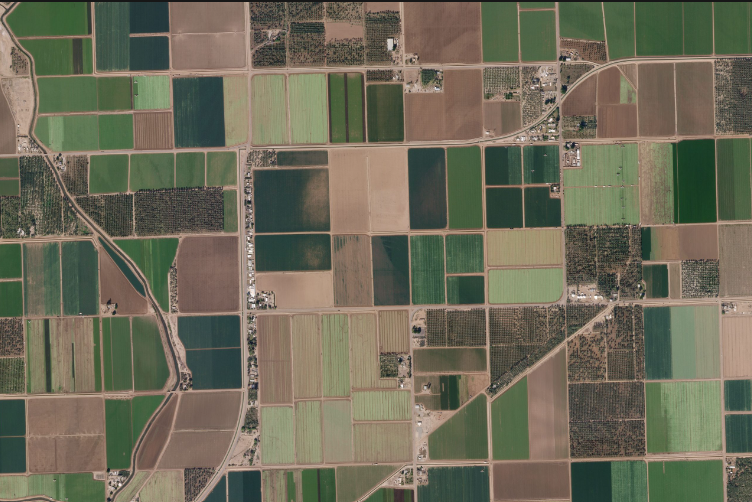
#> input picture images/field-pic-1.png, 752 x 502 px
$ python -i main.py   (imports and definitions only)
#> lines starting #> are read from the running program, lines starting #| are printed output that depends on the picture; after the words box and inside, x2 and y2 are one past the last pixel; in counts of white or black regions, pixels touching at a corner belong together
#> further down, picture is the input picture: shape (502, 752, 3); mean B, G, R 88.2, 106.7, 109.3
import os
import pathlib

import gradio
import pandas as pd
import numpy as np
import matplotlib.pyplot as plt


def image_counterfeit_detection(image, n1=9999, n2=9999, n3=9999, anomalies=0):
#> called with n1 = 9999, n2 = 9999, n3 = 9999, anomalies = 0
    import cv2
    import numpy as np
    from skimage import measure

    # # Load the satellite image (you need to specify the path)
    # image_path = 'path_to_satellite_image.jpg'
    # image = cv2.imread(image_path)

    # Convert the image to grayscale
    gray = cv2.cvtColor(image, cv2.COLOR_BGR2GRAY)
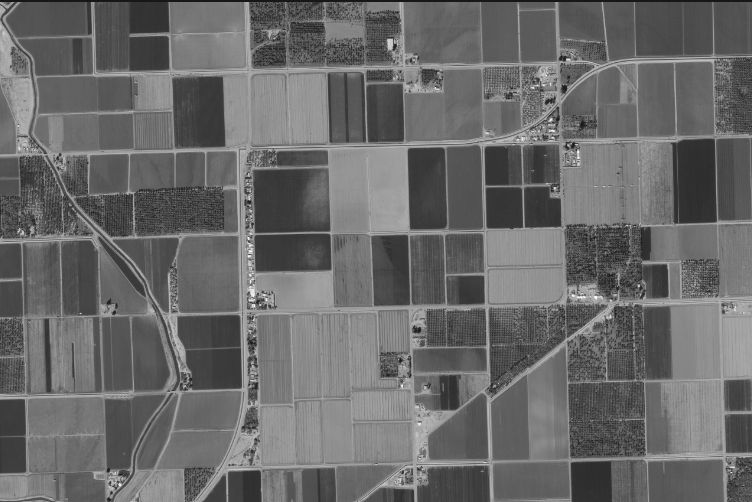
#> gray: shape (502, 752); min 22, max 253, mean 105.4

    # Apply thresholding to create a binary mask
    _, thresh = cv2.threshold(gray, 0, 255, cv2.THRESH_BINARY + cv2.THRESH_OTSU)
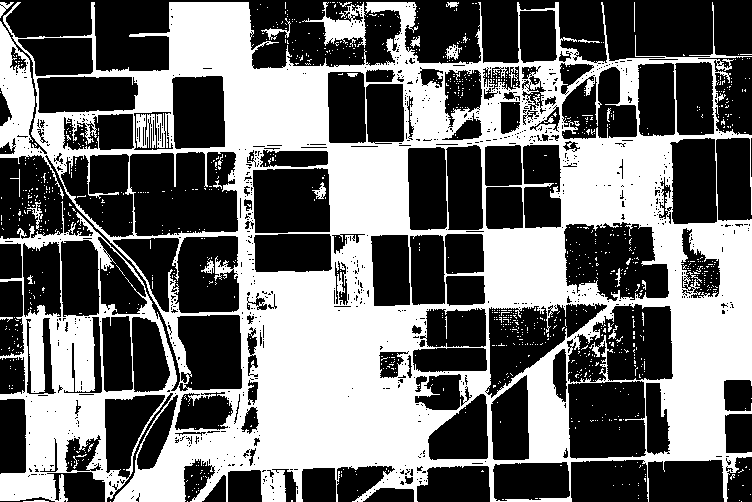
#> thresh: shape (502, 752); 42.6% white; 1089 white regions (1059 under 20 px)

    # Find contours in the binary mask
    contours, _ = cv2.findContours(thresh, cv2.RETR_EXTERNAL, cv2.CHAIN_APPROX_SIMPLE)
#> contours = 364 contours, 356 with area under 20; largest, box (x1, y1, x2, y2) and area: (0, 2, 752, 502) 303692, (302, 2, 366, 48) 990, (446, 44, 462, 60) 108, (261, 18, 291, 40) 88, (0, 2, 14, 18) 72, (27, 202, 43, 230) 72, (410, 36, 420, 48) 44, (446, 2, 459, 8) 31

    # Filter out small contours (noise)
    min_contour_area = 1000  # Adjust this threshold as needed
    filtered_contours = [contour for contour in contours if cv2.contourArea(contour) > min_contour_area]
#> filtered_contours = 1 contour; box (x1, y1, x2, y2) and area: (0, 2, 752, 502) 303692

    # Draw the filtered contours on the original image
    cv2.drawContours(image, filtered_contours, -1, (0, 255, 0), thickness=2)  # Green color for boundaries
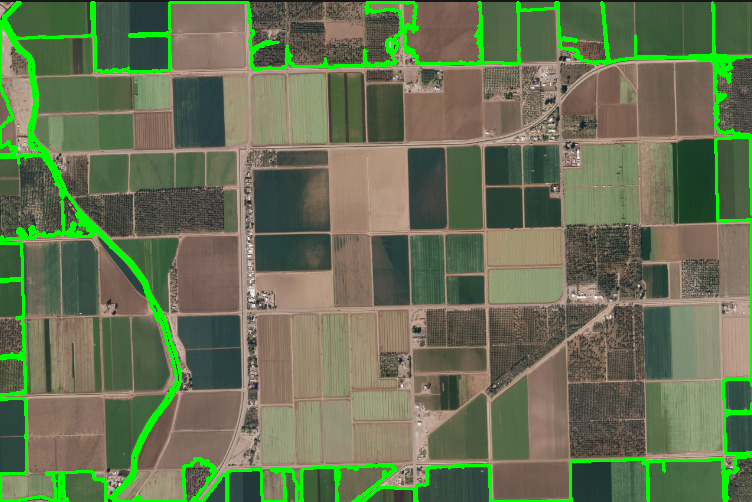
#> image: shape (502, 752, 3); 5.38% of pixels changed, all inside (x1, y1, x2, y2) = (0, 1, 752, 502)

    # Create an empty mask for drawing boundaries
    boundary_mask = np.zeros_like(thresh)

    # Draw the filtered contours on the mask
    cv2.drawContours(boundary_mask, filtered_contours, -1, (255), thickness=cv2.FILLED)
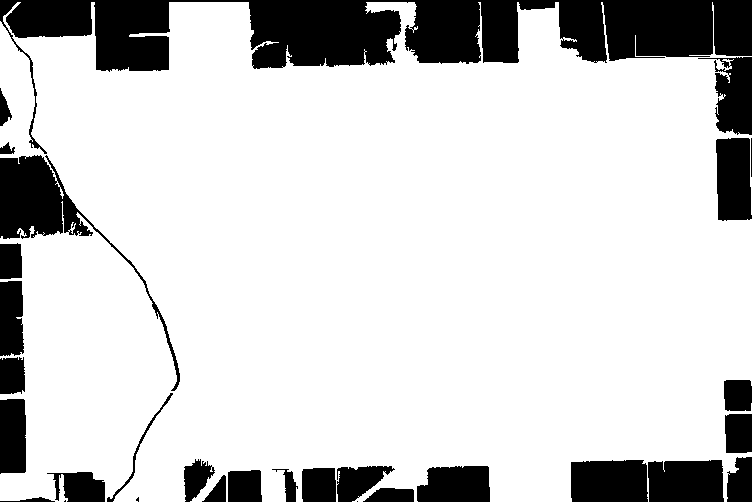
#> boundary_mask: shape (502, 752); 81.4% white; 30 black regions (3 under 20 px), largest, box (x1, y1, x2, y2) and area: (0, 0, 752, 154) 35210, (0, 155, 180, 391) 5769, (571, 460, 648, 502) 3110

    # Find connected components in the mask
    label_image = measure.label(boundary_mask)
    # Iterate through connected components and extract their coordinates
    farm_boundaries = []
    for region in measure.regionprops(label_image):
        min_row, min_col, max_row, max_col = region.bbox
        farm_boundaries.append(((min_col, min_row), (max_col, max_row)))
#> this loop made 1 pass
#> (min_row, min_col, max_row, max_col) on pass 1: (2, 0, 502, 752)
#> after the loop, farm_boundaries = [((0, 2), (752, 502))]

    # You now have a list of farm boundaries as coordinate pairs
    print(farm_boundaries)
#| [((0, 2), (752, 502))]

    return str(farm_boundaries), image


def launch():
    gradio.Interface(fn=image_counterfeit_detection,
                     inputs=[gradio.Image(label="Select Image"),
                             gradio.Slider(label="Yellow", value=1501, minimum=1, maximum=10000),
                             gradio.Slider(label="Green", value=3011, minimum=1, maximum=10000),
                             gradio.Slider(label="Red", value=1261, minimum=1, maximum=10000),
                             gradio.Slider(label="Anomalies[optional]", value=0, minimum=1, maximum=10),
                             ],
                     outputs=["text", "image"]).launch(share=True)


# [2 lines not run here, left out]

>>> import cv2
>>> picture = cv2.imread('images/field-pic-1.png')
>>> result = image_counterfeit_detection(picture)

$ run again, on images/field-pic-2.png
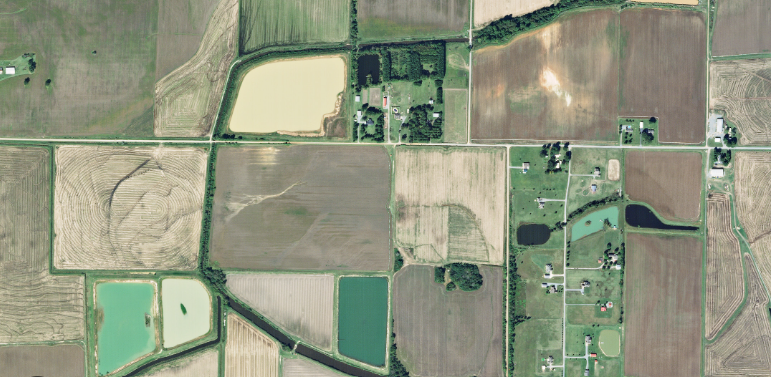
#> input picture images/field-pic-2.png, 771 x 377 px
#> picture is the input picture: shape (377, 771, 3); mean B, G, R 128.4, 150.4, 144.8
#> in image_counterfeit_detection, `_, thresh = cv2.threshold(gray, 0, 255, cv2.THRESH_BINARY + cv2.THRESH..`:
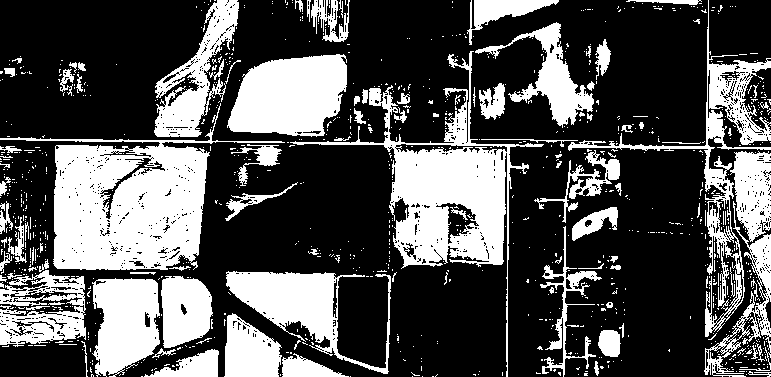
#> thresh: shape (377, 771); 32.6% white; 1025 white regions (928 under 20 px)
#> contours = 978 contours, 921 with area under 20; largest, box (x1, y1, x2, y2) and area: (0, 103, 285, 270) 18027, (290, 51, 544, 377) 14396, (227, 54, 347, 137) 7414, (568, 0, 771, 337) 6298, (226, 271, 391, 374) 5645
#> filtered_contours = 17 contours; largest, box (x1, y1, x2, y2) and area: (0, 103, 285, 270) 18027, (290, 51, 544, 377) 14396, (227, 54, 347, 137) 7414, (568, 0, 771, 337) 6298, (226, 271, 391, 374) 5645
#> image: shape (377, 771, 3); 13.18% of pixels changed, all inside (x1, y1, x2, y2) = (0, 0, 771, 377)
#> boundary_mask: shape (377, 771); 30.9% white; 17 white regions, largest, box (x1, y1, x2, y2) and area: (0, 103, 285, 270) 18662, (290, 51, 544, 377) 15547, (227, 54, 347, 137) 7603
#> in image_counterfeit_detection, `label_image = measure.label(boundary_mask)`:
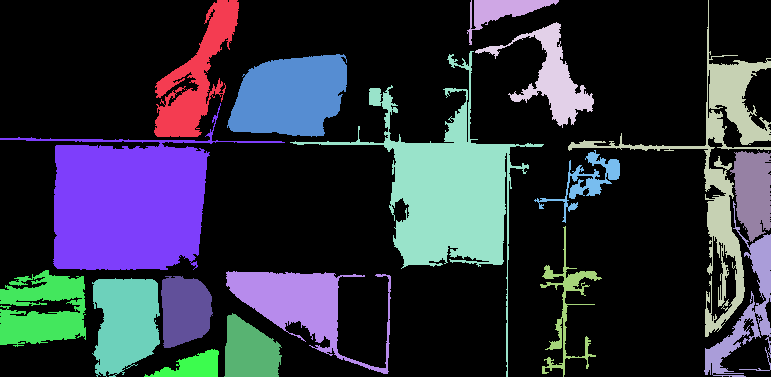
#> label_image: shape (377, 771) int64; 18 distinct labels, from 0 to 17; one colour per label, 0 black
#> the loop in image_counterfeit_detection, `for region in measure.regionprops(label_image):` made 17 passes
#> (min_row, min_col, max_row, max_col) on passes 1 to 8: (0, 154, 137, 239), (0, 467, 45, 559), (0, 568, 337, 771), (22, 475, 128, 594), (51, 290, 377, 544), (54, 227, 137, 347), (103, 0, 270, 285), (150, 534, 223, 620)
#> after the loop in image_counterfeit_detection, `for region in measure.regionprops(label_image):`: farm_boundaries = 17 items
#> (printed output is left out)

$ run again, on images/field-pic-3.png
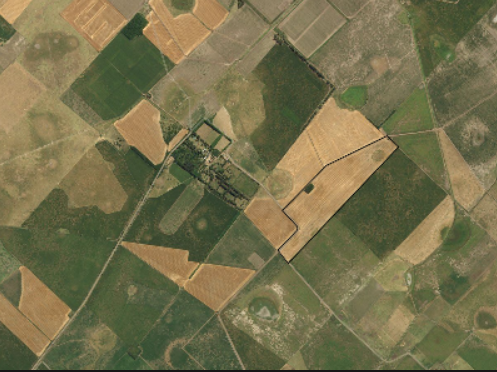
#> input picture images/field-pic-3.png, 497 x 372 px
#> picture is the input picture: shape (372, 497, 3); mean B, G, R 76.6, 112.5, 118.1
#> in image_counterfeit_detection, `_, thresh = cv2.threshold(gray, 0, 255, cv2.THRESH_BINARY + cv2.THRESH..`:
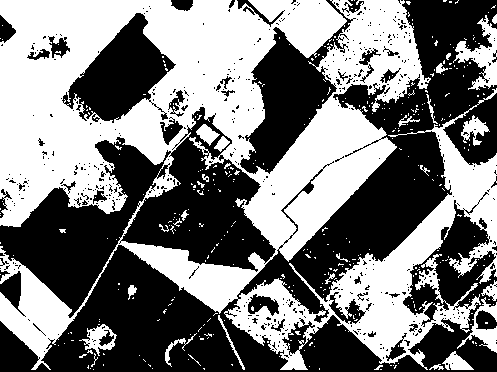
#> thresh: shape (372, 497); 48.7% white; 368 white regions (339 under 20 px)
#> contours = 281 contours, 265 with area under 20; largest, box (x1, y1, x2, y2) and area: (0, 0, 497, 370) 104558, (453, 15, 497, 90) 1139, (79, 324, 117, 356) 554, (457, 297, 497, 353) 533, (461, 115, 490, 146) 332
#> filtered_contours = 2 contours; box (x1, y1, x2, y2) and area: (0, 0, 497, 370) 104558, (453, 15, 497, 90) 1139
#> image: shape (372, 497, 3); 11.16% of pixels changed, all inside (x1, y1, x2, y2) = (0, 0, 497, 371)
#> boundary_mask: shape (372, 497); 58.9% white; 25 black regions (13 under 20 px), largest, box (x1, y1, x2, y2) and area: (0, 0, 497, 372) 56351, (0, 137, 171, 318) 11001, (240, 0, 353, 174) 7151
#> in image_counterfeit_detection, `label_image = measure.label(boundary_mask)`:
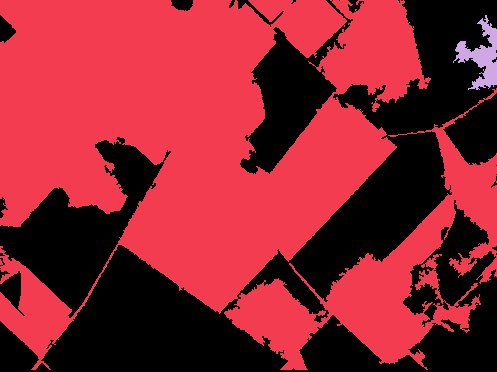
#> label_image: shape (372, 497) int64; 3 distinct labels, from 0 to 2; one colour per label, 0 black
#> the loop in image_counterfeit_detection, `for region in measure.regionprops(label_image):` made 2 passes
#> (min_row, min_col, max_row, max_col) on passes 1 to 2: (0, 0, 370, 497), (15, 453, 90, 497)
#> after the loop in image_counterfeit_detection, `for region in measure.regionprops(label_image):`: farm_boundaries = [((0, 0), (497, 370)), ((453, 15), (497, 90))]
#| [((0, 0), (497, 370)), ((453, 15), (497, 90))]
